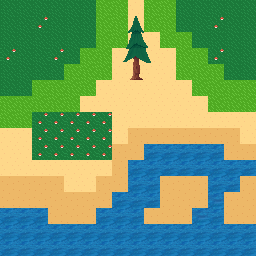

Tiled map render using the project's own tile images. Description and the whole map definition, tile-layer contents included, below:
An orthogonal 16x16 tile map with 16x16 px tiles, 3 tile layers (Back, Depth, Front), 2 tilesets and 12 objects.

<map version="1.4" tiledversion="1.4.3" orientation="orthogonal" renderorder="right-down" width="16" height="16" tilewidth="16" tileheight="16" infinite="0" nextlayerid="14" nextobjectid="107">
 <tileset firstgid="1" source="../tilesheets/ground_test.tsx" />
 <tileset firstgid="26" source="../tilesheets/water_test.tsx" />
 <objectgroup id="12" name="BackObj" />
 <layer id="3" name="Back" width="16" height="16">
  <data encoding="csv">
4,4,4,4,4,4,3,3,2,3,3,4,4,4,4,4,
4,4,5,4,4,4,3,3,2,3,3,4,4,5,4,4,
4,4,4,4,4,4,3,3,2,2,3,3,4,4,4,4,
5,4,4,5,4,3,3,2,2,2,2,3,3,5,4,4,
4,4,4,4,3,3,3,2,2,2,2,3,3,3,4,4,
4,4,3,3,3,3,2,2,2,2,2,2,3,3,3,3,
3,3,3,3,3,2,2,2,2,2,2,2,2,3,3,3,
3,3,3,2,2,2,2,2,2,2,2,2,2,2,2,2,
2,2,2,2,2,2,2,2,1,1,1,1,1,1,1,2,
2,2,2,2,2,2,2,1,1,26,26,26,26,26,1,1,
2,2,2,2,2,2,2,1,26,26,26,26,26,26,26,26,
1,1,1,1,2,2,1,1,26,26,1,1,1,26,26,1,
1,1,1,1,1,1,1,26,26,26,1,1,1,27,1,1,
26,26,26,1,1,1,26,26,26,1,1,1,27,26,1,1,
26,26,26,26,26,26,26,26,26,26,26,26,26,26,26,26,
26,26,26,26,26,26,26,26,26,26,26,26,26,26,26,26
</data>
 </layer>
 <objectgroup id="5" name="Collisions">
  <object id="70" x="144" y="144" width="80" height="16" />
  <object id="71" x="128" y="160" width="16" height="32" />
  <object id="72" x="112" y="192" width="48" height="16" />
  <object id="73" x="144" y="160" width="16" height="32" />
  <object id="74" x="160" y="160" width="96" height="16" />
  <object id="75" x="208" y="176" width="32" height="16" />
  <object id="76" x="208" y="192" width="16" height="32" />
  <object id="77" x="0" y="224" width="256" height="32" />
  <object id="78" x="192" y="208" width="16" height="16" />
  <object id="79" x="96" y="208" width="48" height="16" />
  <object id="80" x="0" y="208" width="48" height="16" />
  <object id="106" x="160" y="80">
   <polygon points="0,0 16,0 16,-16" />
  </object>
 </objectgroup>
 <objectgroup id="7" name="Entities" />
 <layer id="13" name="Depth" width="16" height="16">
  <data encoding="csv">
0,0,0,0,0,0,0,0,0,0,0,0,0,0,0,0,
0,0,0,0,0,0,0,6,7,8,0,0,0,0,0,0,
0,0,0,0,0,0,0,11,12,13,0,0,0,0,0,0,
0,0,0,0,0,0,0,16,17,18,0,0,0,0,0,0,
0,0,0,0,0,0,0,21,22,23,0,0,0,0,0,0,
0,0,0,0,0,0,0,0,0,0,0,0,0,0,0,0,
0,0,0,0,0,0,0,0,0,0,0,0,0,0,0,0,
0,0,0,0,0,0,0,0,0,0,0,0,0,0,0,0,
0,0,0,0,0,0,0,0,0,0,0,0,0,0,0,0,
0,0,0,0,0,0,0,0,0,0,0,0,0,0,0,0,
0,0,0,0,0,0,0,0,0,0,0,0,0,0,0,0,
0,0,0,0,0,0,0,0,0,0,0,0,0,0,0,0,
0,0,0,0,0,0,0,0,0,0,0,0,0,0,0,0,
0,0,0,0,0,0,0,0,0,0,0,0,0,0,0,0,
0,0,0,0,0,0,0,0,0,0,0,0,0,0,0,0,
0,0,0,0,0,0,0,0,0,0,0,0,0,0,0,0
</data>
 </layer>
 <objectgroup id="11" name="FrontObj" />
 <layer id="2" name="Front" width="16" height="16">
  <data encoding="csv">
0,0,0,0,0,0,0,0,0,0,0,0,0,0,0,0,
0,0,0,0,0,0,0,0,0,0,0,0,0,0,0,0,
0,0,0,0,0,0,0,0,0,0,0,0,0,0,0,0,
0,0,0,0,0,0,0,0,0,0,0,0,0,0,0,0,
0,0,0,0,0,0,0,0,0,0,0,0,0,0,0,0,
0,0,0,0,0,0,0,0,0,0,0,0,0,0,0,0,
0,0,0,0,0,0,0,0,0,0,0,0,0,0,0,0,
0,0,5,5,5,5,5,0,0,0,0,0,0,0,0,0,
0,0,5,5,5,5,5,0,0,0,0,0,0,0,0,0,
0,0,5,5,5,5,5,0,0,0,0,0,0,0,0,0,
0,0,0,0,0,0,0,0,0,0,0,0,0,0,0,0,
0,0,0,0,0,0,0,0,0,0,0,0,0,0,0,0,
0,0,0,0,0,0,0,0,0,0,0,0,0,0,0,0,
0,0,0,0,0,0,0,0,0,0,0,0,0,0,0,0,
0,0,0,0,0,0,0,0,0,0,0,0,0,0,0,0,
0,0,0,0,0,0,0,0,0,0,0,0,0,0,0,0
</data>
 </layer>
</map>